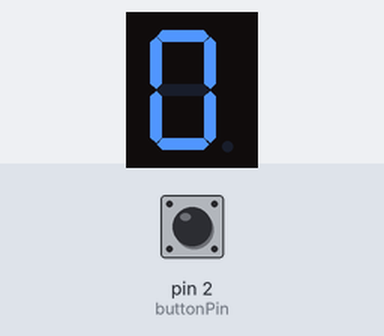
Recording of a sketch running on a simulated Arduino Uno, built with avr-gcc and run on an emulated ATmega328P. Parts: 1-digit seven-segment display. Wiring (inferred from the names in the program): 1-digit 7-segment display, segments lit when HIGH: segments pin 3, pin 4, pin 5, pin 6, pin 7, pin 8, pin 9. The test bench sets the inputs (shaded band); at power-on: pin 2 (buttonPin) HIGH. The segment pins are drawn as the display they are named for.

Above: at 1.2 s.
1.3 s: pin 2 (buttonPin) pulled LOW for 0.15 s
At 3.1 s:
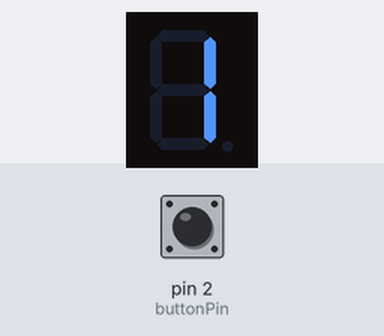
At 11.6 s:
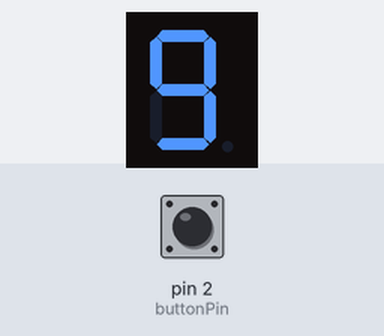
Timing chart, 0 to 11.9 s (numbered marks = the images above; inputs shaded):
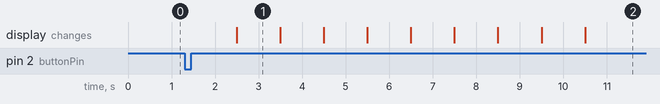

The sketch:

Day7_Code.ino
```cpp
const int buttonPin = 2;

const int segPins[7] = {3, 4, 5, 6, 7, 8, 9};

int digits[10][7] = {
  {1,1,1,1,1,1,0},
  {0,1,1,0,0,0,0},
  {1,1,0,1,1,0,1},
  {1,1,1,1,0,0,1},
  {0,1,1,0,0,1,1},
  {1,0,1,1,0,1,1},
  {1,0,1,1,1,1,1},
  {1,1,1,0,0,0,0},
  {1,1,1,1,1,1,1},
  {1,1,1,1,0,1,1}
};

bool timerStarted = false;
int count = 0;
unsigned long previousMillis = 0;
const long interval = 1000;

void setup() {
  pinMode(buttonPin, INPUT_PULLUP);

  for (int i = 0; i < 7; i++) {
    pinMode(segPins[i], OUTPUT);
  }

  displayDigit(0);
}

void loop() {
  if (digitalRead(buttonPin) == LOW && !timerStarted) {
    delay(200);
    timerStarted = true;
    count = 0;
    previousMillis = millis();
    displayDigit(count);
  }

  if (timerStarted) {
    unsigned long currentMillis = millis();

    if (currentMillis - previousMillis >= interval) {
      previousMillis = currentMillis;
      count++;

      if (count <= 9) {
        displayDigit(count);
      } else {
        timerStarted = false;
      }
    }
  }
}

void displayDigit(int num) {
  for (int i = 0; i < 7; i++) {
    digitalWrite(segPins[i], digits[num][i]);
  }
}
```

Measured:
- after the input at 1.3 s, the display: changes after 1.2 s (image 1)
- what the display in image 1 shows lasts 1.0 s, from 2.5 s to 3.5 s
